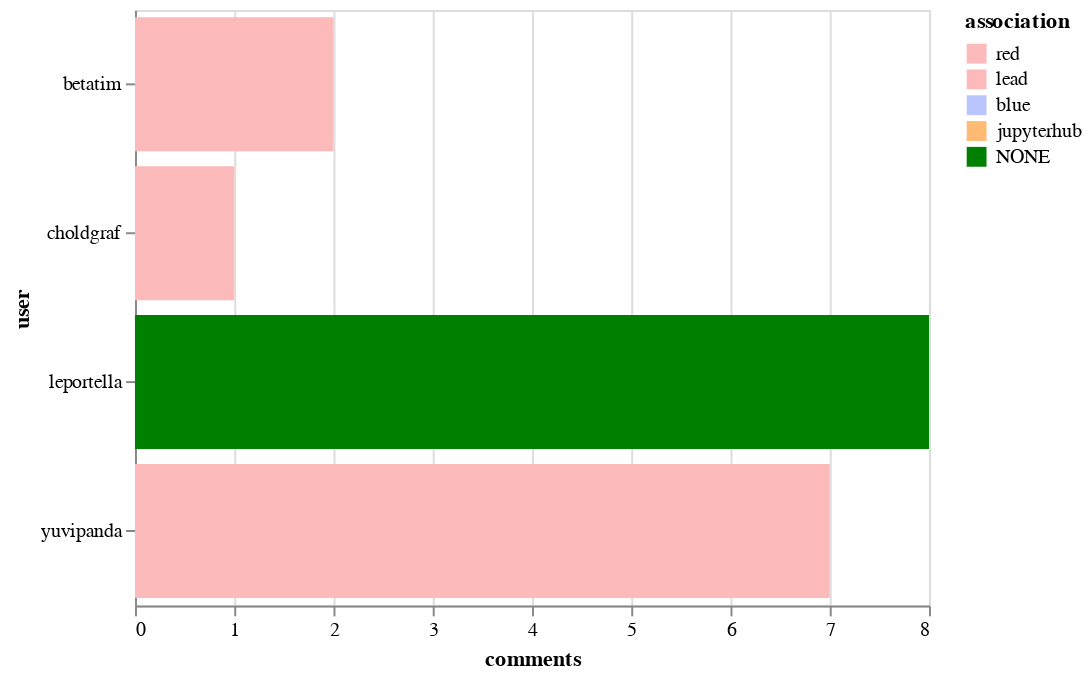

Source (notebook cell):
### Markdown cell above
## Top commenters

### Code cell
alt.Chart(top_commenters).mark_bar().encode(
    x='comments',
    y='user',
    color=alt.Color('association', sort=["CONTRIBUTOR", "MEMBER", "NONE"], scale=color_scale)
)

### Figure 1 — Vega-Lite specification as saved in the notebook (floating-point values rounded to 4 significant figures)
{"$schema": "https://vega.github.io/schema/vega-lite/v2.6.0.json", "config": {"view": {"height": 300, "width": 400}}, "data": {"name": "data-f14c38cb22dde39a8065e73f7e0d1cee"}, "datasets": {"data-f14c38cb22dde39a8065e73f7e0d1cee": [{"association": "NONE", "comments": 8, "user": "leportella"}, {"association": "red", "comments": 7, "user": "yuvipanda"}, {"association": "red", "comments": 2, "user": "betatim"}, {"association": "red", "comments": 1, "user": "choldgraf"}]}, "encoding": {"color": {"field": "association", "scale": {"domain": ["red", "lead", "blue", "jupyterhub", "NONE"], "range": ["#fdbaba", "#fdbaba", "#bac5fd", "#ffbb74", "green"]}, "sort": ["CONTRIBUTOR", "MEMBER", "NONE"], "type": "nominal"}, "x": {"field": "comments", "type": "quantitative"}, "y": {"field": "user", "type": "nominal"}}, "mark": "bar"}
